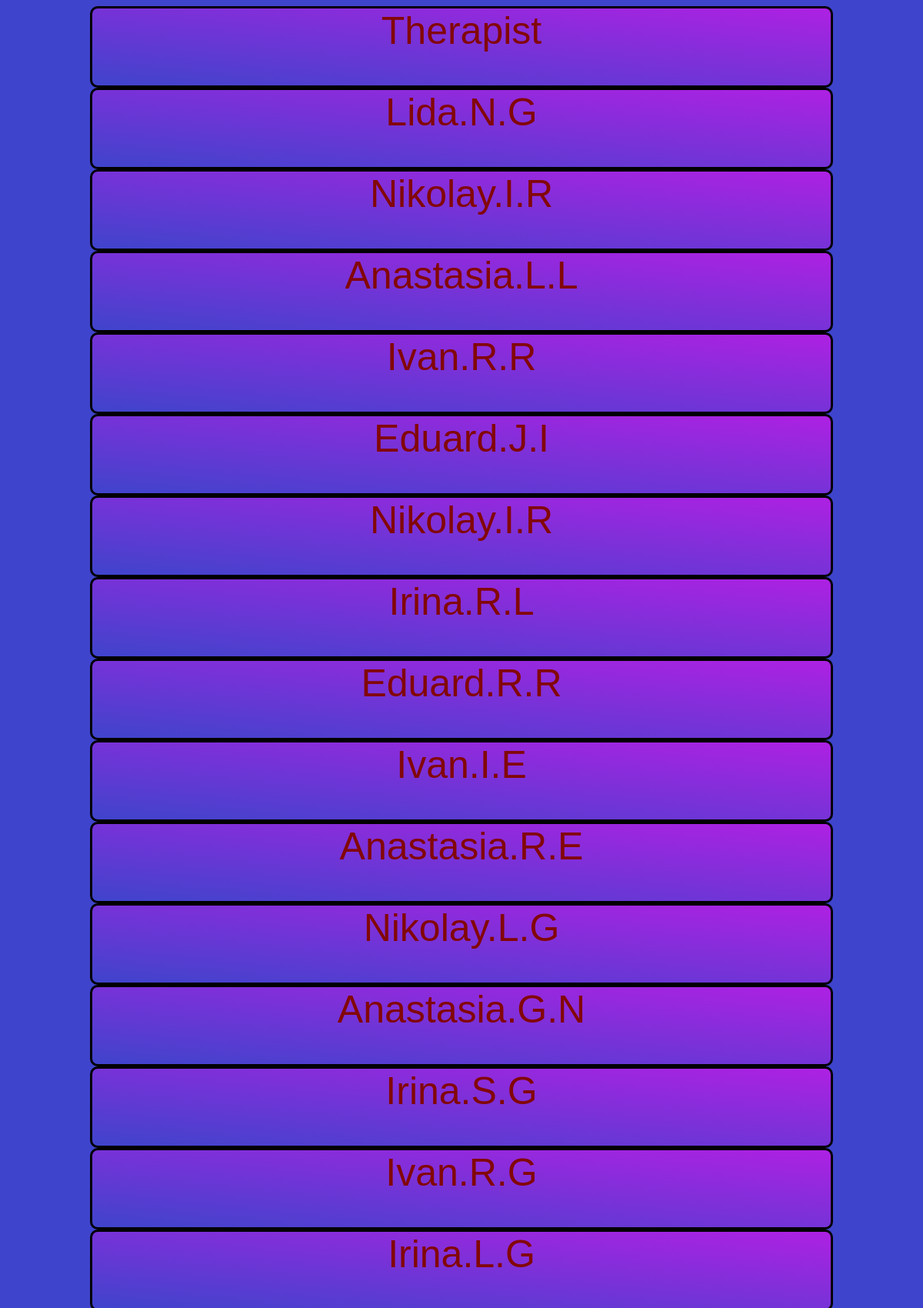
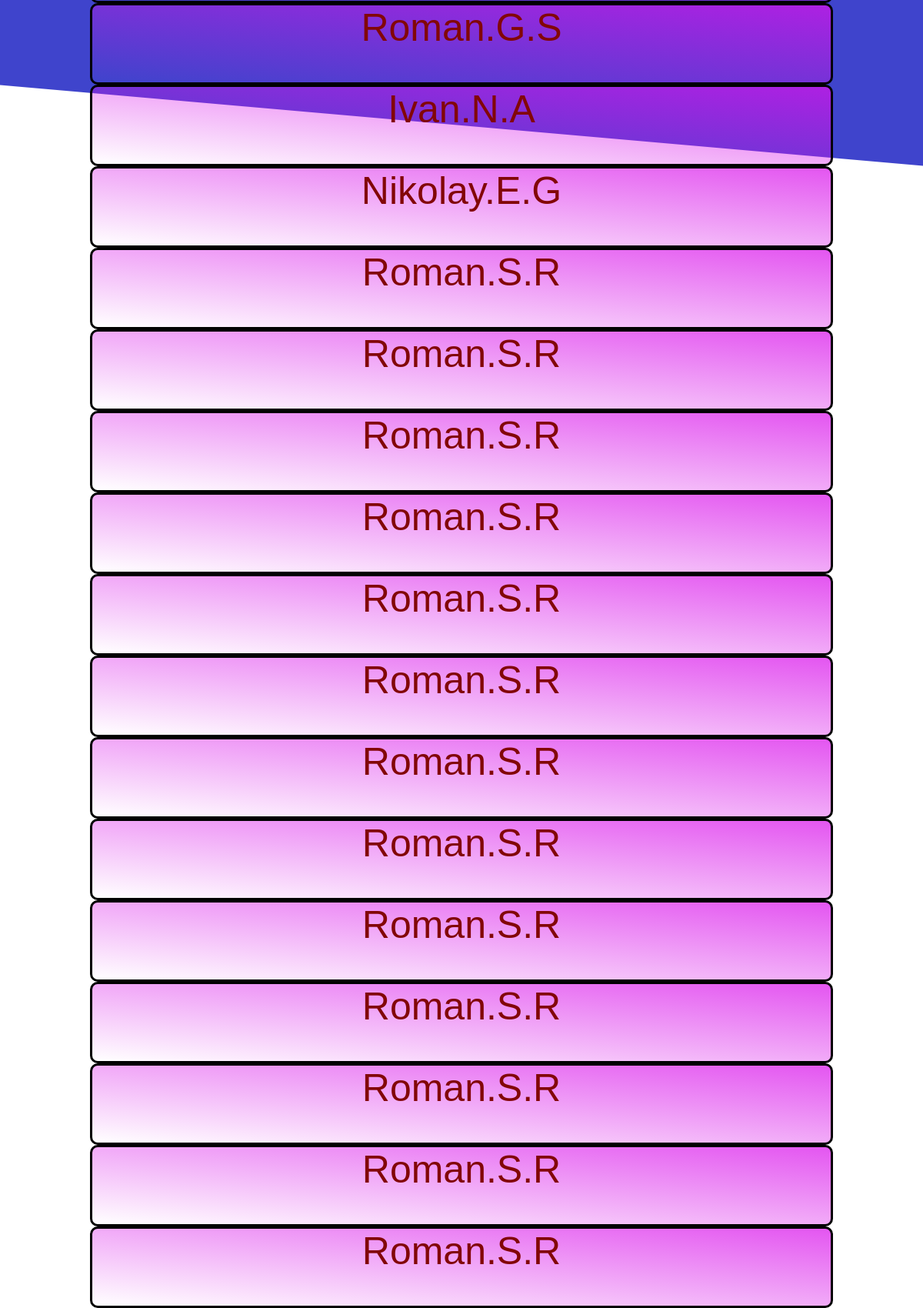
The page /doctors/Therapist (upper part) on the database its author committed (2 pictures, top to bottom).
### homepage/models.py (models this page shows, shortened)
class Contact(models.Model):
    id = models.AutoField(primary_key=True)
    sfc = models.CharField(max_length=255)
    phone_num = models.CharField(max_length=20)
    address = models.CharField(max_length=255)
    user = models.ForeignKey(User, on_delete=models.CASCADE, null=True)
    class Meta:
        verbose_name = 'Контакт'
        verbose_name_plural = 'Контакты'

### homepage/views.py (the view)
# urls.py: path("doctors", doctors, name="doctors"),
def doctors(request, profes='', doctor_id=''):
    if not request.user.is_authenticated:
        redirect('login')
    if profes == '':
        docs = Doctors.objects.all()
        d = {}
        for doc in docs:
            if doc.profession in d.keys():
                d[doc.profession] += 1
            else:
                d[doc.profession] = 1
        return render(request, "homepage/doctors.html", {'profs':d.keys()})
    elif doctor_id == '':
        docs = Doctors.objects.filter(profession=profes)
        d = []
        class ch:
            def __init__(self, id, name):
                self.id = id
                self.name = name
        for doc in docs:
            d.append(ch(doc.contact_id.id, doc.contact_id.sfc))
        return render(request, "homepage/doctors.html", {'profs':d, 'choose':profes})

### homepage/templates/homepage/doctors.html (shortened to what this page needs)
<!DOCTYPE html>
<html lang="en">
<head>
    {% load static %}
    <link rel="stylesheet" href="{%static 'css/doc_style.css'%}">
</head>
<body>
        {%if choose%}
            <div class="vars">
                <a class="vars2">{{choose}}</a>
            </div>
            {%for prof in profs%}
                <div class="vars">
                    <a href="{%url 'appointment' choose prof.id %}" class="vars2">{{prof.name}}</a>
                </div>
            {% endfor %}
        {%else%}
            {%for prof in profs%}
                <div class="vars">
                    <a href="{%url 'doctor' prof%}" class="vars2">{{prof}}</a>
                </div>
            {% endfor %}
        {%endif%}
</body>
</html>

### static/css/doc_style.css (style rules this page uses)
.vars { width: 80vw; height: 100px; border: 3px solid; border-radius: 10px; margin: 0 auto; text-align: center; font-size: 50px; font-family: 'Montserrat', sans-serif; text-decoration: none; background: linear-gradient(to bottom left, #d913ebb7, #d913eb00); }
.vars2 { text-decoration: none; color: #820707 }

### rows shown on the page
Contact: name "Lida.N.G"
Contact: name "Nikolay.I.R"
Contact: name "Anastasia.L.L"
Contact: name "Ivan.R.R"
Contact: name "Eduard.J.I"
Contact: name "Nikolay.I.R"
Contact: name "Irina.R.L"
Contact: name "Eduard.R.R"
Contact: name "Ivan.I.E"
Contact: name "Anastasia.R.E"
Contact: name "Nikolay.L.G"
Contact: name "Anastasia.G.N"
Contact: name "Irina.S.G"
Contact: name "Ivan.R.G"
Contact: name "Irina.L.G"
Contact: name "Roman.G.S"
Contact: name "Ivan.N.A"
Contact: name "Nikolay.E.G"
Contact: name "Roman.S.R" "Roman.S.R" "Roman.S.R" "Roman.S.R" "Roman.S.R" "Roman.S.R" "Roman.S.R" "Roman.S.R" "Roman.S.R" "Roman.S.R" "Roman.S.R" "Roman.S.R" "Roman.S.R"

### other values the page prints
{{ choose }} "Therapist"
